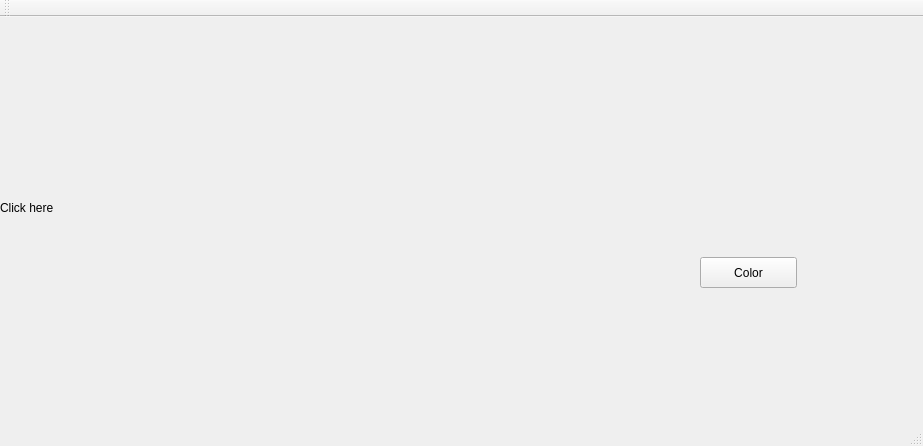
<?xml version="1.0" encoding="UTF-8"?>
<ui version="4.0">
 <class>MainWindow</class>
 <widget class="QMainWindow" name="MainWindow">
  <property name="geometry">
   <rect>
    <x>0</x>
    <y>0</y>
    <width>923</width>
    <height>446</height>
   </rect>
  </property>
  <property name="windowTitle">
   <string>MainWindow</string>
  </property>
  <widget class="QWidget" name="centralWidget">
   <widget class="QLabel" name="label">
    <property name="geometry">
     <rect>
      <x>0</x>
      <y>0</y>
      <width>641</width>
      <height>381</height>
     </rect>
    </property>
    <property name="sizePolicy">
     <sizepolicy hsizetype="Preferred" vsizetype="Preferred">
      <horstretch>0</horstretch>
      <verstretch>0</verstretch>
     </sizepolicy>
    </property>
    <property name="text">
     <string>Click here</string>
    </property>
   </widget>
   <widget class="QPushButton" name="pushButton">
    <property name="geometry">
     <rect>
      <x>700</x>
      <y>240</y>
      <width>97</width>
      <height>31</height>
     </rect>
    </property>
    <property name="text">
     <string>Color</string>
    </property>
   </widget>
  </widget>
  <widget class="QMenuBar" name="menuBar">
   <property name="geometry">
    <rect>
     <x>0</x>
     <y>0</y>
     <width>923</width>
     <height>27</height>
    </rect>
   </property>
  </widget>
  <widget class="QToolBar" name="mainToolBar">
   <attribute name="toolBarArea">
    <enum>TopToolBarArea</enum>
   </attribute>
   <attribute name="toolBarBreak">
    <bool>false</bool>
   </attribute>
  </widget>
  <widget class="QStatusBar" name="statusBar"/>
 </widget>
 <layoutdefault spacing="6" margin="11"/>
 <resources/>
 <connections/>
</ui>
